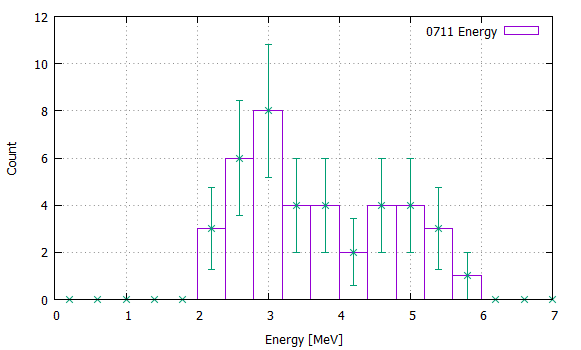

Here is the gnuplot script that generated this plot:
#!/gnuplot
#
#    
#    	G N U P L O T
#    	Version 5.2 patchlevel 2    last modified 2017-11-15 
#    
#    	Copyright (C) 1986-1993, 1998, 2004, 2007-2017
#    	Thomas Williams, Colin Kelley and many others
#    
#    	gnuplot home:     http://www.gnuplot.info
#    	faq, bugs, etc:   type "help FAQ"
#    	immediate help:   type "help"  (plot window: hit 'h')
# set terminal wxt 0 enhanced
# set output
unset clip points
set clip one
unset clip two
set errorbars front 1.000000 
set border 31 front lt black linewidth 1.000 dashtype solid
set zdata 
set ydata 
set xdata 
set y2data 
set x2data 
set boxwidth
set style fill  empty border
set style rectangle back fc  bgnd fillstyle   solid 1.00 border lt -1
set style circle radius graph 0.02 
set style ellipse size graph 0.05, 0.03 angle 0 units xy
set dummy x, y
set format x "% h" 
set format y "% h" 
set format x2 "% h" 
set format y2 "% h" 
set format z "% h" 
set format cb "% h" 
set format r "% h" 
set ttics format "% h"
set timefmt "%d/%m/%y,%H:%M"
set angles radians
set tics back
set grid nopolar
set grid xtics nomxtics ytics nomytics noztics nomztics nortics nomrtics \
 nox2tics nomx2tics noy2tics nomy2tics nocbtics nomcbtics
set grid layerdefault   lt 0 linecolor 0 linewidth 0.500 dashtype solid,  lt 0 linecolor 0 linewidth 0.500 dashtype solid
unset raxis
set theta counterclockwise right
set style parallel front  lt black linewidth 2.000 dashtype solid
set key title "" center
set key fixed right top vertical Right noreverse enhanced autotitle nobox
set key noinvert samplen 4 spacing 1 width 0 height 0 
set key maxcolumns 0 maxrows 0
set key noopaque
unset label
unset arrow
set style increment default
unset style line
unset style arrow
set style histogram clustered gap 2 title textcolor lt -1
unset object
set style textbox transparent margins  1.0,  1.0 border  lt -1 linewidth  1.0
set offsets 0, 0, 0, 0
set pointsize 1
set pointintervalbox 1
set encoding sjis
unset polar
unset parametric
unset decimalsign
unset micro
unset minussign
set view 60, 30, 1, 1
set view azimuth 0
set rgbmax 255
set samples 100, 100
set isosamples 10, 10
set surface 
unset contour
set cntrlabel  format '%8.3g' font '' start 5 interval 20
set mapping cartesian
set datafile separator whitespace
unset hidden3d
set cntrparam order 4
set cntrparam linear
set cntrparam levels auto 5
set cntrparam points 5
set size ratio 0 1,1
set origin 0,0
set style data points
set style function lines
unset xzeroaxis
unset yzeroaxis
unset zzeroaxis
unset x2zeroaxis
unset y2zeroaxis
set xyplane relative 0.5
set tics scale  1, 0.5, 1, 1, 1
set mxtics default
set mytics default
set mztics default
set mx2tics default
set my2tics default
set mcbtics default
set mrtics default
set nomttics
set xtics border in scale 1,0.5 mirror norotate  autojustify
set xtics  norangelimit autofreq 
set ytics border in scale 1,0.5 mirror norotate  autojustify
set ytics  norangelimit autofreq 
set ztics border in scale 1,0.5 nomirror norotate  autojustify
set ztics  norangelimit autofreq 
unset x2tics
unset y2tics
set cbtics border in scale 1,0.5 mirror norotate  autojustify
set cbtics  norangelimit autofreq 
set rtics axis in scale 1,0.5 nomirror norotate  autojustify
set rtics  norangelimit autofreq 
unset ttics
set title "" 
set title  font "" norotate
set timestamp bottom 
set timestamp "" 
set timestamp  font "" norotate
set trange [ * : * ] noreverse nowriteback
set urange [ * : * ] noreverse nowriteback
set vrange [ * : * ] noreverse nowriteback
set xlabel "Energy [MeV]" 
set xlabel  font "" textcolor lt -1 norotate
set x2label "" 
set x2label  font "" textcolor lt -1 norotate
set xrange [ 0.00000 : 7.00000 ] noreverse nowriteback
set x2range [ * : * ] noreverse nowriteback
set ylabel "Count" 
set ylabel  font "" textcolor lt -1 rotate
set y2label "" 
set y2label  font "" textcolor lt -1 rotate
set yrange [ * : * ] noreverse nowriteback
set y2range [ * : * ] noreverse nowriteback
set zlabel "" 
set zlabel  font "" textcolor lt -1 norotate
set zrange [ * : * ] noreverse nowriteback
set cblabel "" 
set cblabel  font "" textcolor lt -1 rotate
set cbrange [ * : * ] noreverse nowriteback
set rlabel "" 
set rlabel  font "" textcolor lt -1 norotate
set rrange [ * : * ] noreverse nowriteback
unset logscale
unset jitter
set zero 1e-008
set lmargin  -1
set bmargin  -1
set rmargin  -1
set tmargin  -1
set locale "Japanese_Japan.932"
set pm3d explicit at s
set pm3d scansautomatic
set pm3d interpolate 1,1 flush begin noftriangles noborder corners2color mean
set pm3d nolighting
set palette positive nops_allcF maxcolors 0 gamma 1.5 color model RGB 
set palette rgbformulae 7, 5, 15
set colorbox default
set colorbox vertical origin screen 0.9, 0.2 size screen 0.05, 0.6 front  noinvert bdefault
set style boxplot candles range  1.50 outliers pt 7 separation 1 labels auto unsorted
set loadpath 
set fontpath 
set psdir
set fit brief errorvariables nocovariancevariables errorscaling prescale nowrap v5
GNUTERM = "wxt"
x = 0.0
## Last datafile plotted: "0711_hist01.dat"
plot "0711_hist01.dat" using 1:4 w boxes title "0711 Energy", "0711_hist01.dat" using 1:4:5 with yerrorbars notitle
#    EOF
